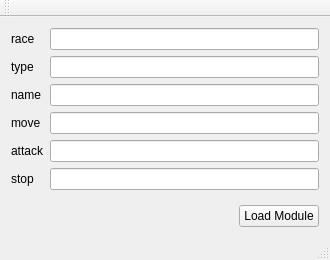
<?xml version="1.0" encoding="UTF-8"?>
<ui version="4.0">
 <class>qtguistudyClass</class>
 <widget class="QMainWindow" name="qtguistudyClass">
  <property name="geometry">
   <rect>
    <x>0</x>
    <y>0</y>
    <width>330</width>
    <height>260</height>
   </rect>
  </property>
  <property name="windowTitle">
   <string>qtguistudy</string>
  </property>
  <widget class="QWidget" name="centralWidget">
   <layout class="QVBoxLayout" name="verticalLayout">
    <item>
     <layout class="QGridLayout" name="gridLayout">
      <item row="0" column="0">
       <widget class="QLabel" name="label">
        <property name="text">
         <string>race</string>
        </property>
       </widget>
      </item>
      <item row="0" column="1">
       <widget class="QLineEdit" name="editRace"/>
      </item>
      <item row="1" column="0">
       <widget class="QLabel" name="label_2">
        <property name="text">
         <string>type</string>
        </property>
       </widget>
      </item>
      <item row="1" column="1">
       <widget class="QLineEdit" name="editType"/>
      </item>
      <item row="2" column="0">
       <widget class="QLabel" name="label_3">
        <property name="text">
         <string>name</string>
        </property>
       </widget>
      </item>
      <item row="2" column="1">
       <widget class="QLineEdit" name="editName"/>
      </item>
      <item row="3" column="0">
       <widget class="QLabel" name="label_4">
        <property name="text">
         <string>move</string>
        </property>
       </widget>
      </item>
      <item row="3" column="1">
       <widget class="QLineEdit" name="editMove"/>
      </item>
      <item row="4" column="0">
       <widget class="QLabel" name="label_5">
        <property name="text">
         <string>attack</string>
        </property>
       </widget>
      </item>
      <item row="4" column="1">
       <widget class="QLineEdit" name="editAttack"/>
      </item>
      <item row="5" column="0">
       <widget class="QLabel" name="label_6">
        <property name="text">
         <string>stop</string>
        </property>
       </widget>
      </item>
      <item row="5" column="1">
       <widget class="QLineEdit" name="editStop"/>
      </item>
     </layout>
    </item>
    <item>
     <spacer name="verticalSpacer">
      <property name="orientation">
       <enum>Qt::Vertical</enum>
      </property>
      <property name="sizeHint" stdset="0">
       <size>
        <width>20</width>
        <height>40</height>
       </size>
      </property>
     </spacer>
    </item>
    <item>
     <layout class="QHBoxLayout" name="horizontalLayout">
      <item>
       <spacer name="horizontalSpacer">
        <property name="orientation">
         <enum>Qt::Horizontal</enum>
        </property>
        <property name="sizeHint" stdset="0">
         <size>
          <width>40</width>
          <height>20</height>
         </size>
        </property>
       </spacer>
      </item>
      <item>
       <widget class="QPushButton" name="loadModuleBtn">
        <property name="text">
         <string>Load Module</string>
        </property>
       </widget>
      </item>
     </layout>
    </item>
   </layout>
  </widget>
  <widget class="QMenuBar" name="menuBar">
   <property name="geometry">
    <rect>
     <x>0</x>
     <y>0</y>
     <width>330</width>
     <height>21</height>
    </rect>
   </property>
  </widget>
  <widget class="QToolBar" name="mainToolBar">
   <attribute name="toolBarArea">
    <enum>TopToolBarArea</enum>
   </attribute>
   <attribute name="toolBarBreak">
    <bool>false</bool>
   </attribute>
  </widget>
  <widget class="QStatusBar" name="statusBar"/>
 </widget>
 <layoutdefault spacing="6" margin="11"/>
 <resources>
  <include location="qtguistudy.qrc"/>
 </resources>
 <connections/>
</ui>
